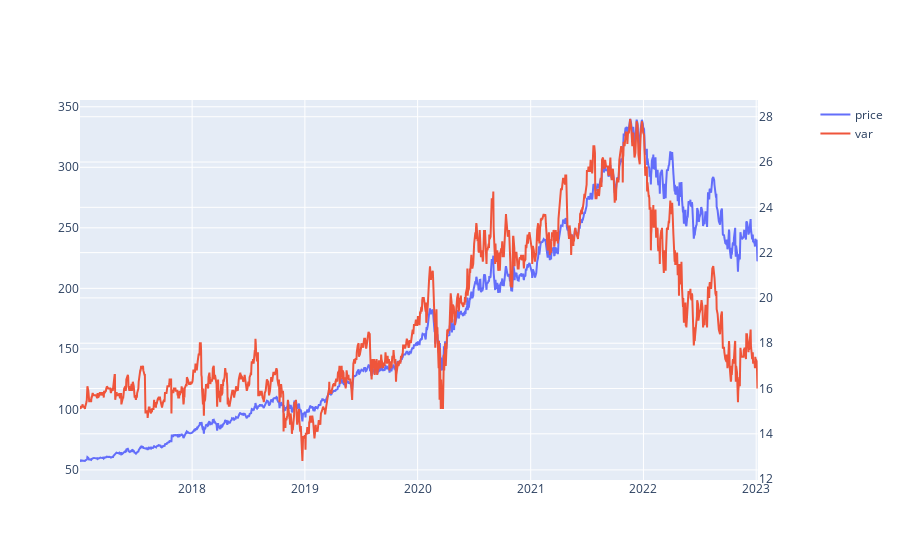

The notebook cell this image was saved under:
### Code cell
stock = combined[combined['ticker'] == 'MSFT'].copy()
stock = stock.sort_values(by='date')

# Create figure with secondary y-axis
fig = make_subplots(specs=[[{"secondary_y": True}]])

fig.add_trace(
    go.Scatter(x=stock['date'], y=stock['closeadj'], name="price"),
    secondary_y=False,
)

fig.add_trace(
    go.Scatter(x=stock['date'], y=stock['evebitda'], name="var"),
    secondary_y=True,
)

# fig.add_trace(
#     go.Scatter(x=stock['date'], y=stock['ShortRatio_30'], name="var1"),
#     secondary_y=True,
# )

fig.show()

### Figure 1 — Plotly figure (JSON) as saved in the notebook; plotly's stock layout.template omitted (floating-point values rounded to 4 significant figures; data arrays with more than 128 entries replaced by an {"elided": "..."} marker saying what was removed)
{"data": [{"name": "price", "type": "scatter", "x": {"elided": "1514 str values"}, "xaxis": "x", "y": {"elided": "1514 float values"}, "yaxis": "y"}, {"name": "var", "type": "scatter", "x": {"elided": "1514 str values"}, "xaxis": "x", "y": {"elided": "1514 float values"}, "yaxis": "y2"}], "layout": {"xaxis": {"anchor": "y", "domain": [0, 0.94]}, "yaxis": {"anchor": "x", "domain": [0, 1]}, "yaxis2": {"anchor": "x", "overlaying": "y", "side": "right"}}}
